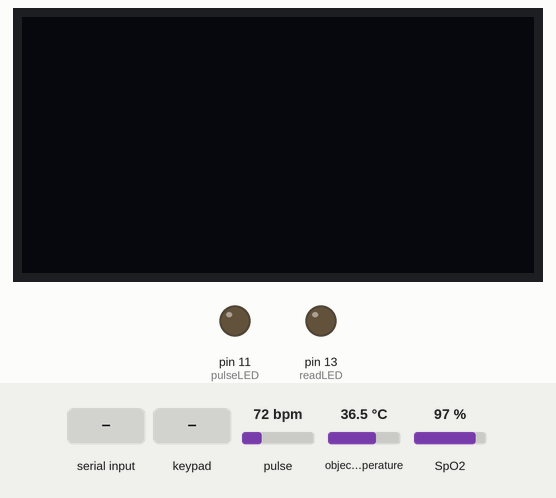
Bench run of a sketch on a simulated Arduino Uno, built with avr-gcc and run on an emulated ATmega328P. On the bench: 128×64 one-colour display, output pins drawn as LEDs (lit = HIGH). Dashed ring = blinking. The inputs (shaded band) are chosen by the test bench; at power-on: pulse 72 bpm, object temperature 36.5 °C, SpO2 97 %. What the sketch prints to the serial monitor is not drawn.

Above: at 0.9 s.
1.0 s: "*" received over Serial
2.5 s: key '*' pressed
At 5.6 s:
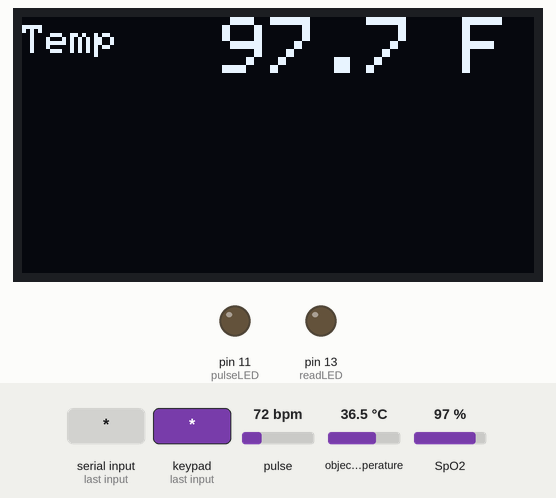
8.5 s: keypad keys 2 3 4 5 pressed 0.4 s apart
At 10.28 s:
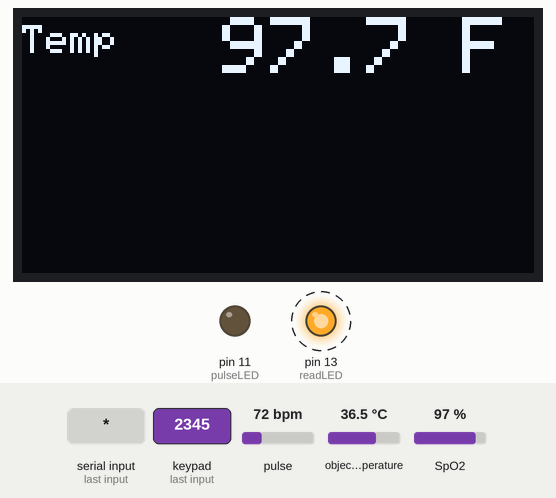
Timing chart, 0 to 18.0 s (numbered marks = the images above; inputs shaded):
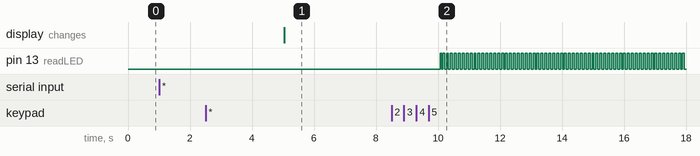

Measured:
- after the input at 1.0 s, every drawn part: stays the same
- after the input at 2.5 s, the display: changes after 2.5 s (image 1)
- by itself, pin 13 (readLED): alternates HIGH for 0.06 s and LOW for 0.06 s

The sketch:

All_code.ino
```cpp
#include <Keypad.h>
#include <ctype.h>

#include <Adafruit_GFX.h>
#include <Adafruit_SSD1306.h>
#include <Wire.h>
#include <Adafruit_MLX90614.h>

#include "MAX30105.h"
#include "spo2_algorithm.h"

MAX30105 particleSensor;

#define MAX_BRIGHTNESS 255

#define SCREEN_WIDTH 128 // OLED display width, in pixels
#define SCREEN_HEIGHT 64 // OLED display height, in pixels
#define OLED_RESET    -1 // Reset pin # (or -1 if sharing Arduino reset pin)

Adafruit_SSD1306 display(SCREEN_WIDTH, SCREEN_HEIGHT, &Wire, OLED_RESET); //Declaring the display name (display)
Adafruit_MLX90614 mlx = Adafruit_MLX90614();

const byte ROWS = 4; //four rows
const byte COLS = 3; //three columns
char keys[ROWS][COLS] = {
  {'1', '2', '3'},
  {'4', '5', '6'},
  {'7', '8', '9'},
  {'*', '0', '#'}
};
byte rowPins[ROWS] = {2, 3, 4, 5}; //connect to the row pinouts of the kpd
byte colPins[COLS] = {6, 7, 8}; //connect to the column pinouts of the kpd

// Spo2

#if defined(__AVR_ATmega328P__) || defined(__AVR_ATmega168__)
//Arduino Uno doesn't have enough SRAM to store 100 samples of IR led data and red led data in 32-bit format
//To solve this problem, 16-bit MSB of the sampled data will be truncated. Samples become 16-bit data.
uint16_t irBuffer[100]; //infrared LED sensor data
uint16_t redBuffer[100];  //red LED sensor data
#else
uint32_t irBuffer[100]; //infrared LED sensor data
uint32_t redBuffer[100];  //red LED sensor data
#endif

int32_t bufferLength; //data length
int32_t spo2; //SPO2 value
int8_t validSPO2; //indicator to show if the SPO2 calculation is valid
int32_t heartRate; //heart rate value
int8_t validHeartRate; //indicator to show if the heart rate calculation is valid

byte pulseLED = 11; //Must be on PWM pin
byte readLED = 13; //Blinks with each data read

Keypad keypad = Keypad( makeKeymap(keys), rowPins, colPins, ROWS, COLS );

unsigned long loopCount;
unsigned long startTime;
String msg;


void setup() {
  Serial.begin(9600);

  mlx.begin();
  display.begin(SSD1306_SWITCHCAPVCC, 0x3C); //Start the OLED display
  display.clearDisplay();
  display.display();

  pinMode(pulseLED, OUTPUT);
  pinMode(readLED, OUTPUT);

  // Initialize sensor
  if (!particleSensor.begin(Wire, I2C_SPEED_FAST)) //Use default I2C port, 400kHz speed
  {
    Serial.println(F("MAX30105 was not found. Please check wiring/power."));
    while (1);
  }

  Serial.println(F("Attach sensor to finger with rubber band. Press any key to start conversion"));
  while (Serial.available() == 0) ; //wait until user presses a key
  Serial.read();

  byte ledBrightness = 60; //Options: 0=Off to 255=50mA
  byte sampleAverage = 4; //Options: 1, 2, 4, 8, 16, 32
  byte ledMode = 2; //Options: 1 = Red only, 2 = Red + IR, 3 = Red + IR + Green
  byte sampleRate = 100; //Options: 50, 100, 200, 400, 800, 1000, 1600, 3200
  int pulseWidth = 411; //Options: 69, 118, 215, 411
  int adcRange = 4096; //Options: 2048, 4096, 8192, 16384

  particleSensor.setup(ledBrightness, sampleAverage, ledMode, sampleRate, pulseWidth, adcRange); //Configure sensor with these settings


}
char getKeypadIntegerMulti()
{

  char value[20] = ""; // the number accumulator
  int count = 0;
  unsigned long keyvalue;                                     // the key pressed at current moment
  unsigned long isnum;
  Serial.println("Enter Reg no, press # to end ");
  Serial.print("You have typed: ");
  do
  {
    keyvalue = keypad.getKey();                          // input the key
    isnum = (keyvalue >= '0' && keyvalue <= '9');         // is it a digit?
    if (isnum)
    {
      Serial.print(keyvalue - '0');
      value[count] = keyvalue;
      count = count + 1;              // accumulate the input number

    }

  } while (isnum || !keyvalue);                          // until not a digit or while no key pressed
  {
    if (keyvalue == '*')
      return false;
    else
      Serial.println(" ");
    Serial.println("Returning from funtion: ");
    Serial.println(value);
    return value;
  }
}//getKeypadInteger

void loop()
{
  char val[20] = "";
  val[20] = getKeypadIntegerMulti();
  delay(2500);
  system("clear");

  // Temp display
  display.clearDisplay();
  display.setTextSize(1);
  display.setTextColor(WHITE);
  display.setCursor(0, 2);
  display.println("Temp");

  display.setTextSize(2);
  display.setCursor(50, 0);
  display.println(mlx.readObjectTempF(), 1);

  display.setCursor(110, 0);
  display.println("F");

  display.display();

  delay(1000);

  // Spo2

  bufferLength = 100; //buffer length of 100 stores 4 seconds of samples running at 25sps

  //read the first 100 samples, and determine the signal range
  for (byte i = 0 ; i < bufferLength ; i++)
  {
    while (particleSensor.available() == false) //do we have new data?
      particleSensor.check(); //Check the sensor for new data

    redBuffer[i] = particleSensor.getRed();
    irBuffer[i] = particleSensor.getIR();
    particleSensor.nextSample(); //We're finished with this sample so move to next sample

    Serial.print(F("red="));
    Serial.print(redBuffer[i], DEC);
    Serial.print(F(", ir="));
    Serial.println(irBuffer[i], DEC);
  }

  //calculate heart rate and SpO2 after first 100 samples (first 4 seconds of samples)
  maxim_heart_rate_and_oxygen_saturation(irBuffer, bufferLength, redBuffer, &spo2, &validSPO2, &heartRate, &validHeartRate);

  //Continuously taking samples from MAX30102.  Heart rate and SpO2 are calculated every 1 second
  while (1)
  {
    //dumping the first 25 sets of samples in the memory and shift the last 75 sets of samples to the top
    for (byte i = 25; i < 100; i++)
    {
      redBuffer[i - 25] = redBuffer[i];
      irBuffer[i - 25] = irBuffer[i];
    }

    //take 25 sets of samples before calculating the heart rate.
    for (byte i = 75; i < 100; i++)
    {
      while (particleSensor.available() == false) //do we have new data?
        particleSensor.check(); //Check the sensor for new data

      digitalWrite(readLED, !digitalRead(readLED)); //Blink onboard LED with every data read

      redBuffer[i] = particleSensor.getRed();
      irBuffer[i] = particleSensor.getIR();
      particleSensor.nextSample(); //We're finished with this sample so move to next sample

      //send samples and calculation result to terminal program through UART
      Serial.print(F("red="));
      Serial.print(redBuffer[i], DEC);
      Serial.print(F(", ir="));
      Serial.print(irBuffer[i], DEC);

      Serial.print(F(", HR="));
      Serial.print(heartRate, DEC);

      Serial.print(F(", HRvalid="));
      Serial.print(validHeartRate, DEC);

      Serial.print(F(", SPO2="));
      Serial.print(spo2, DEC);

      Serial.print(F(", SPO2Valid="));
      Serial.println(validSPO2, DEC);
    }

    //After gathering 25 new samples recalculate HR and SP02
    maxim_heart_rate_and_oxygen_saturation(irBuffer, bufferLength, redBuffer, &spo2, &validSPO2, &heartRate, &validHeartRate);
  }


}
```
